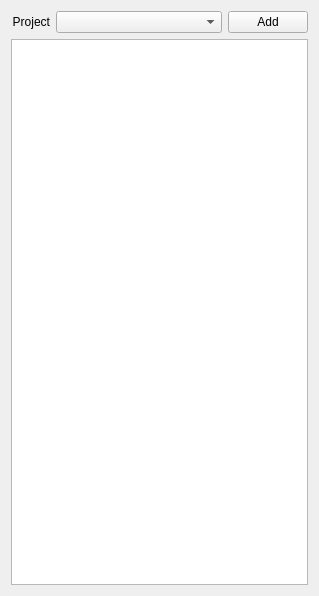
          <widget class="QWidget" name="prj_wdg">
           <property name="geometry">
            <rect>
             <x>0</x>
             <y>0</y>
             <width>319</width>
             <height>596</height>
            </rect>
           </property>
           <attribute name="label">
            <string>Project - None</string>
           </attribute>
           <layout class="QGridLayout" name="gridLayout_9">
            <item row="0" column="0">
             <layout class="QGridLayout" name="prj_grid_lyt" columnstretch="0,1,0">
              <property name="sizeConstraint">
               <enum>QLayout::SetMinimumSize</enum>
              </property>
              <item row="1" column="0" colspan="3">
               <widget class="QListWidget" name="prj_lw"/>
              </item>
              <item row="0" column="0">
               <widget class="QLabel" name="prj_lbl">
                <property name="text">
                 <string>Project</string>
                </property>
                <property name="alignment">
                 <set>Qt::AlignRight|Qt::AlignTrailing|Qt::AlignVCenter</set>
                </property>
               </widget>
              </item>
              <item row="0" column="1">
               <widget class="QComboBox" name="prj_cb">
                <property name="sizePolicy">
                 <sizepolicy hsizetype="Minimum" vsizetype="Fixed">
                  <horstretch>0</horstretch>
                  <verstretch>0</verstretch>
                 </sizepolicy>
                </property>
                <property name="sizeAdjustPolicy">
                 <enum>QComboBox::AdjustToMinimumContentsLength</enum>
                </property>
               </widget>
              </item>
              <item row="0" column="2">
               <widget class="QPushButton" name="addprj_btn">
                <property name="focusPolicy">
                 <enum>Qt::NoFocus</enum>
                </property>
                <property name="text">
                 <string>Add</string>
                </property>
               </widget>
              </item>
             </layout>
            </item>
           </layout>
          </widget>
